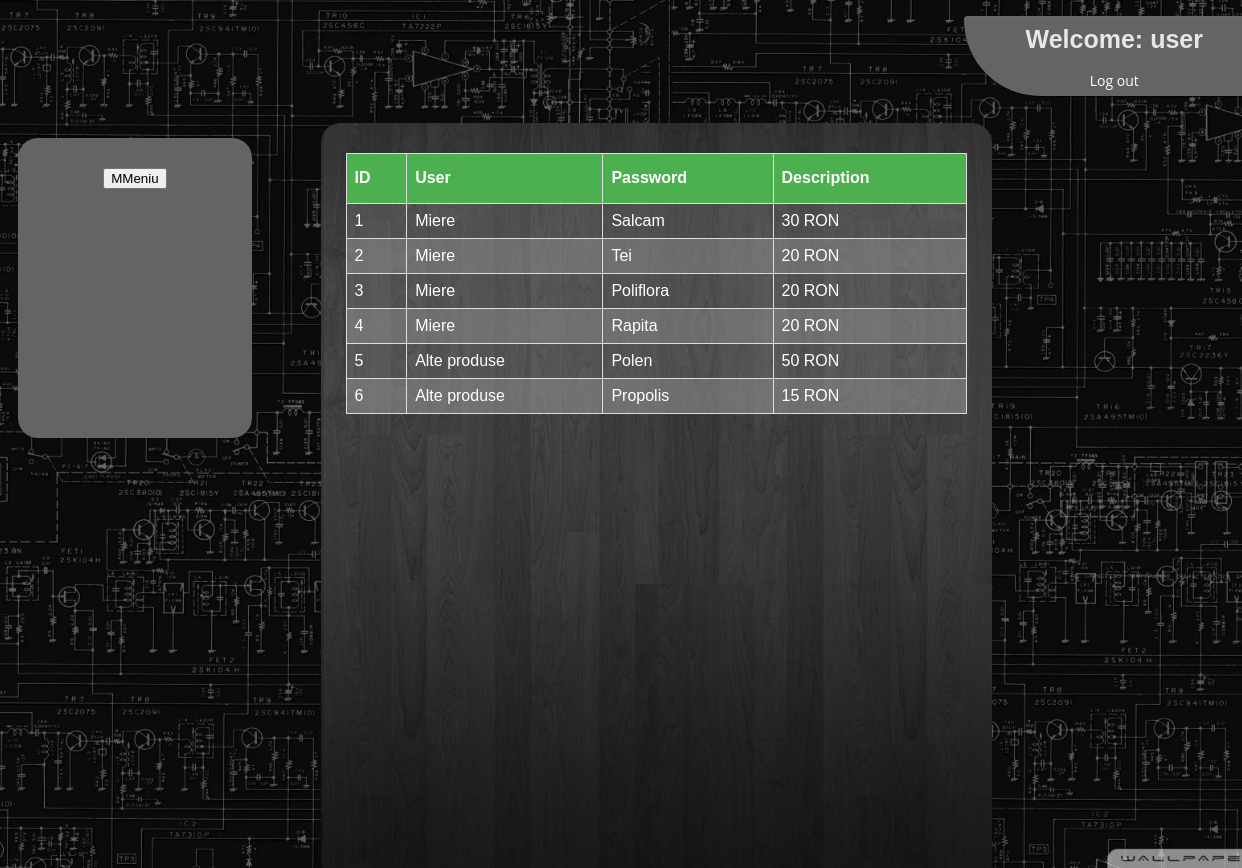
Page /home.php (signed in) on the committed database.
### tables this page shows
CREATE TABLE `users` (
  `user_id` int(11) NOT NULL,
  `username` varchar(50) NOT NULL,
  `password` varchar(50) NOT NULL,
  `name` varchar(50) NOT NULL
);

CREATE TABLE `products` (
  `id` int(11) NOT NULL,
  `type` varchar(40) NOT NULL,
  `name` varchar(60) NOT NULL,
  `price` int(2) NOT NULL,
  `description` varchar(500) NOT NULL
);

### session.php (called while the page is built, shortened)
<?php
$session_id=$_SESSION['user_id'];
?>

### home.php (the view, shortened to what this page needs)
<?php
include('dbcon.php');
include('session.php');
$result=mysqli_query($con, "select * from users where user_id='$session_id'")or die('Error In Session');
$row=mysqli_fetch_array($result);
$result2=mysqli_query($con2, "select * from products")or die('Error In Session2');
$row2=mysqli_fetch_array($result2);
 ?>
<html>
<head>
<link rel="stylesheet" type="text/css" href="style.css">
</head>
<body>
<div class="form-welcome">
    <center><h4>Welcome: <?php echo $row['username']; ?> </h4></center>
	 <div class="reminder">
    <p><a href="logout.php">Log out</a></p>
  </div>
</div>
<div class="meniu1"><center>
<form action="#" method="post">
<input type="submit" class="button" title="Meniu" name="meniu" value="MMeniu"></input>
</form>
</center></div>
<div class="content1"><center><?php
 echo "<table id=\"products\">";
 echo "<tr><th>" . "ID" . "</th><th>" . "User" . "</th><th> " . "Password" . "</th><th>" . "Description" . "</th></tr>";
        do
          {
          echo '<tr><td>'.$row2['id'].'</td><td>'.$row2['type'].'</td><td>'.$row2['name'].'</td><td>'.$row2['price'].' RON </td></tr>';
          }
		while($row2 = mysqli_fetch_array($result2));
 echo "</table>";
?></center></div>
</body>
</html>

### style.css (style rules this page uses)
body { color: #fff; font: 87.5%/1.5em 'Open Sans', sans-serif; background:url(img/gray_circ.jpg)no-repeat center center fixed; -webkit-background-size: cover; -moz-background-size: cover; -o-background-size: cover; background-size: cover; }
.form-welcome { color: #000; width:250px; height:40px; position: relative; top: 1%; left: 48%; margin: 5px 0px 0px 30%; background: rgba(100,100,100,100.27); padding: 5px 25px 35px; border-radius: 10px 0px 0px 200px; box-shadow: 0px 1px 0px rgba(0,0,0,0.6),inset 0px 1px 0px rgba(255,255,255,0.04); }
.content1 { color: #000; background:url(img/bgg.jpg)no-repeat center center fixed; width: 50%; height: 80%; position: absolute; top: 13%; left: 25%; border-radius: 20px; margin: 10px 10px 50px 10px; padding: 30px 25px 35px; }
.meniu1 { color: #000; width: 15%; height: 30%; position: fix; border-radius: 20px; margin: 50px 10px 50px 10px; background: rgba(100,100,100,100.27); padding: 30px 25px 35px; }
h4 { font-size: 25px; font-weight: 640; margin-bottom: 10px; margin-top: 2px; color: #e7e7e7; padding:6px; font-family:'sans-serif','helvetica'; }
.reminder { text-align: center; }
.reminder a { color: #fff; text-decoration: none; transition: color 0.3s; }
#products { font-family: "Trebuchet MS", Arial, Helvetica, sans-serif; border-collapse: collapse; width: 100%; }
#products th, #products td { border: 1px solid #ddd; padding: 8px; }
#products th { height: 50px; padding-top: 12px; padding-bottom: 12px; text-align: left; background-color: #4CAF50; color: white; }
#products tr:nth-child(even) { background-color: rgba(160,160,160,0.22); }
#products tr:nth-child(odd) { background-color: rgba(160,160,160,0.52); }

### rows in the picture
users: username "user"
products: id "1", type "Miere", name "Salcam", price "30"
products: id "2", type "Miere", name "Tei", price "20"
products: id "3", type "Miere", name "Poliflora", price "20"
products: id "4", type "Miere", name "Rapita", price "20"
products: id "5", type "Alte produse", name "Polen", price "50"
products: id "6", type "Alte produse", name "Propolis", price "15"
